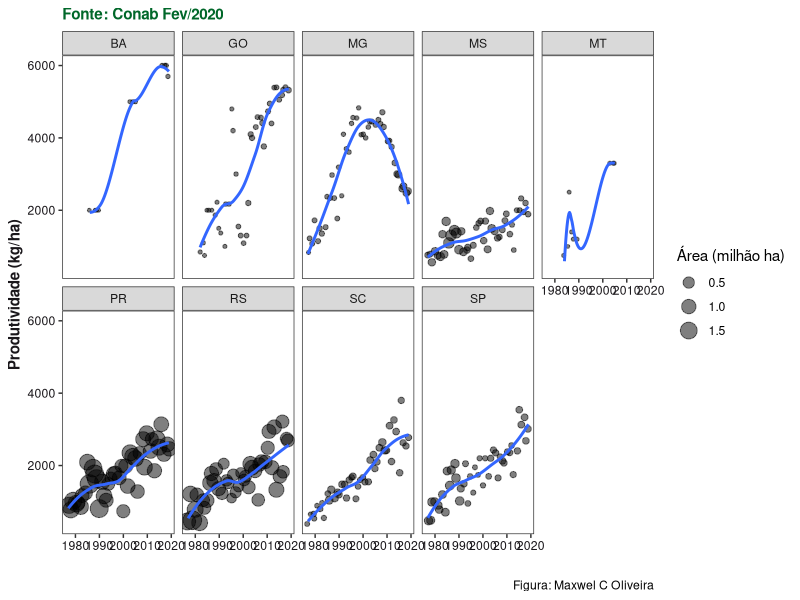

Source code (R): (Note: this script raises an error after producing the figure.)
## ---- chunk 1
library(tidyverse)
## ---- chunk 2
Area_ES <- read_csv("Area.csv") %>% 
  gather("year", "Area", 2:45)  %>% 
  filter(REGIAO != "BRASIL" & REGIAO != "NORTE" & REGIAO != "NORDESTE" & REGIAO != "CENTRO-OESTE" & REGIAO != "SUDESTE" & REGIAO != "SUL" & REGIAO != "NORTE-NORDESTE" & REGIAO != "CENTRO-SUL")
#filter(Region == "Brasil")

glimpse(Area_ES)
Area_ES <- Area_ES %>% 
  mutate(year = as.numeric(year)) %>% 
  mutate_if(is.character, as.factor)
## ---- chunk 3
Prod_ES <- read_csv("Producao.csv") %>% 
  gather("year", "Prod", 2:45)  %>% 
  filter(REGIAO != "BRASIL" & REGIAO != "NORTE" & REGIAO != "NORDESTE" & REGIAO != "CENTRO-OESTE" & REGIAO != "SUDESTE" & REGIAO != "SUL" & REGIAO != "NORTE-NORDESTE" & REGIAO != "CENTRO-SUL")

glimpse(Prod_ES)
Prod_ES <- Prod_ES %>% 
  mutate(year = as.numeric(year)) %>% 
  mutate_if(is.character, as.factor)
## ---- chunk 4
Yield_ES <- read_csv("produt.csv") %>% 
  gather("year", "yield", 2:45)  %>% 
  filter(REGIAO != "BRASIL" & REGIAO != "NORTE" & REGIAO != "NORDESTE" & REGIAO != "CENTRO-OESTE" & REGIAO != "SUDESTE" & REGIAO != "SUL" & REGIAO != "NORTE-NORDESTE" & REGIAO != "CENTRO-SUL")

glimpse(Yield_ES)

Yield_ES <- Yield_ES %>% 
  mutate(year = as.numeric(year)) %>% 
  mutate_if(is.character, as.factor)
## ---- chunk 5
data <-   inner_join(Area_ES, Prod_ES) %>% 
  inner_join(Yield_ES) %>% 
  select(REGIAO, year, Area, Prod, yield) %>% 
  filter(REGIAO == "RS" | REGIAO == "SC" | REGIAO == "PR" | REGIAO == "MG" | REGIAO == "SP" | REGIAO == "BA" | REGIAO == "GO" | REGIAO == "MS" | REGIAO == "MT") %>% 
  filter(yield != 0 & Prod != 0) %>% 
  mutate(Area = Area/1000)
## ---- chunk 6
ggplot(data) + aes(x=year, y=yield, size=Area) + 
  geom_jitter(aes(size=Area), alpha=0.5) + theme_bw() +
  labs(x="", y="Produtividade (kg/ha)", subtitle= "Fonte: Conab Fev/2020", caption="Figura: Maxwel C Oliveira") +
  geom_smooth(method = 'loess',formula=y~x, se=FALSE, show.legend = FALSE)  + facet_wrap(~REGIAO, nrow=2) +
   scale_size_continuous(name="Área (milhão ha)") +
  theme(legend.position = "right",
        panel.grid = element_blank(),
        legend.title = element_text(), plot.title = element_text(size=12, face="bold", color="#1A171B"),
        plot.subtitle = element_text(face ="bold", color="#006729"), 
        axis.title = element_text(face ="bold", color="#1A171B"), 
        axis.text.x = element_text(color="#1A171B"),
        axis.text.y = element_text(color="#1A171B")) +
  ggsave("states_yield.png", width = 12, height=6, dpi=600)
## ---- chunk 7
ggplot(data) + aes(x=year, y=yield, size=Area) + 
  geom_jitter(aes(size=Area), alpha=0.5) + theme_bw() +
  labs(x="", y="Produtividade de trigo (kg/ha)", subtitle= "Fonte: Conab Fev/2020", caption="Figura: Maxwel C Oliveira") +
  geom_smooth(method = 'loess',formula=y~x, se=FALSE, show.legend = FALSE, size=2)  +
   scale_size_continuous(name="Área (mi ha)") +
  theme(legend.position = "right",
        panel.grid = element_blank(),
        legend.title = element_text(), plot.title = element_text(size=12, face="bold", color="#1A171B"),
        plot.subtitle = element_text(face ="bold", color="#006729"), 
        axis.title = element_text(face ="bold", color="#1A171B"), 
        axis.text.x = element_text(color="#1A171B"),
        axis.text.y = element_text(color="#1A171B")) +
  ggsave("all_yield.png", width = 6, height=4, dpi=600)
## ---- chunk 8
ggplot(data) + aes(x=year, y=Prod, size=Area) + 
  geom_jitter(aes(size=Area), alpha=0.5) + theme_bw() +
  labs(x="", y="Produção (mil ton)", subtitle= "Fonte: Conab Fev/2020", caption="Figura: Maxwel C Oliveira") +
  geom_smooth(method = 'loess',formula=y~x, se=FALSE, show.legend = FALSE)  + facet_grid(~REGIAO) +
   scale_size_continuous(name="Área (mi ha)") +
  theme(legend.position = "right",
        panel.grid = element_blank(),
        legend.title = element_text(), plot.title = element_text(size=12, face="bold", color="#1A171B"),
        plot.subtitle = element_text(face ="bold", color="#006729"), 
        axis.title = element_text(face ="bold", color="#1A171B"), 
        axis.text.x = element_text(color="#1A171B", angle =30),
        axis.text.y = element_text(color="#1A171B")) +
  ggsave("states_prod.png", width = 12, height=4, dpi=600)
## ---- chunk 9
ggplot(data) + aes(x=year, y=Prod, size=Area) + 
  geom_jitter(aes(size=Area), alpha=0.5) + theme_bw() +
  labs(x="", y="Produção (mil ton)", subtitle= "Fonte: Conab Fev/2020", caption="Figura: Maxwel C Oliveira") +
  geom_smooth(method = 'loess',formula=y~x, se=FALSE, show.legend = FALSE)  +
  scale_size_continuous(name="Área (mi ha)") +
  theme(legend.position = "right",
        panel.grid = element_blank(),
        legend.title = element_text(), plot.title = element_text(size=12, face="bold", color="#1A171B"),
        plot.subtitle = element_text(face ="bold", color="#006729"), 
        axis.title = element_text(face ="bold", color="#1A171B"), 
        axis.text.x = element_text(color="#1A171B"),
        axis.text.y = element_text(color="#1A171B")) +
  ggsave("all_prod.png", width = 6, height=4, dpi=600)
